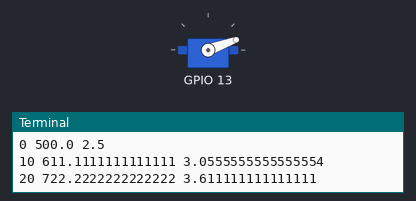
This program was run on a simulated Raspberry Pi (BCM pin numbers). On the bench: servo, the last lines printed to the terminal. Servo angles are drawn from the pulse width (0.5 ms = 0°, 2.5 ms = 180°). At 4.8 s the program stops and its outputs stay as they are.

Above: at 0.62 s.
At 1.62 s:
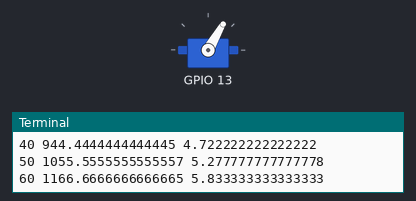
At 2.63 s:
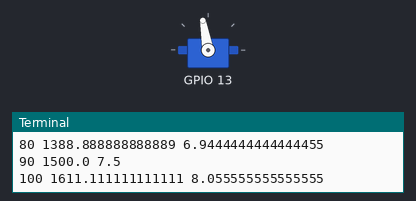
At 4.6 s:
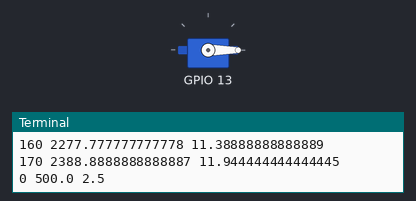
Timing chart, 0 to 6.1 s (numbered marks = the images above):
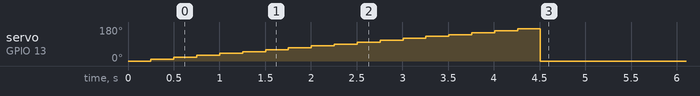

The program:

simpleGPIOServo.py
```python
import RPi.GPIO as GPIO
import time

def map(value, in_min, in_max, out_min, out_max):
    return ((out_max-out_min) * (value-in_min))/(in_max-in_min) + out_min

def calculate_duty_cycle(angle):
    if angle < 0:
        angle = 0
    if angle > 180:
        angle = 180
    servo_min_micro = 500
    servo_max_micro = 2500
    #the pulse width is lerped between the min (500) and max (2500) for a range of 180 degrees
    pulse_width_micro = map(angle, 0, 180, servo_min_micro, servo_max_micro)

    #with a frequency of 50Hz the period is 20ms which is 20000 microseconds
    servo_period_micro = 20000
    duty_value = map(pulse_width_micro, 0,servo_period_micro, 0,100)
    print(angle, pulse_width_micro, duty_value)
    return duty_value

def SetAngle(angle, pin, pwm):
    duty = calculate_duty_cycle(angle)
    GPIO.output(pin, True)
    pwm.ChangeDutyCycle(duty)
    time.sleep(0.25)
    GPIO.output(pin, False)
    pwm.ChangeDutyCycle(0)

def GPIOtest(servopin):
    frequency = 50
    GPIO.setmode(GPIO.BCM)
    GPIO.setup(servopin,GPIO.OUT)
    GPIO.output(servopin, GPIO.LOW)
    #servo expects a pusle every 20 milliseconds
    pwm_pin = GPIO.PWM(servopin, frequency)
    pwm_pin.start(0)
    for angle in range(0, 180, 10):
        SetAngle(angle, servopin, pwm_pin)
    SetAngle(0, servopin, pwm_pin)
    pwm_pin.stop()
    GPIO.cleanup()


testPin = 13
GPIOtest(testPin)
```

Measured:
- by itself, servo on GPIO 13: rises from 0° to 170° in 4.0 s, then falls to 0° in 0.25 s
